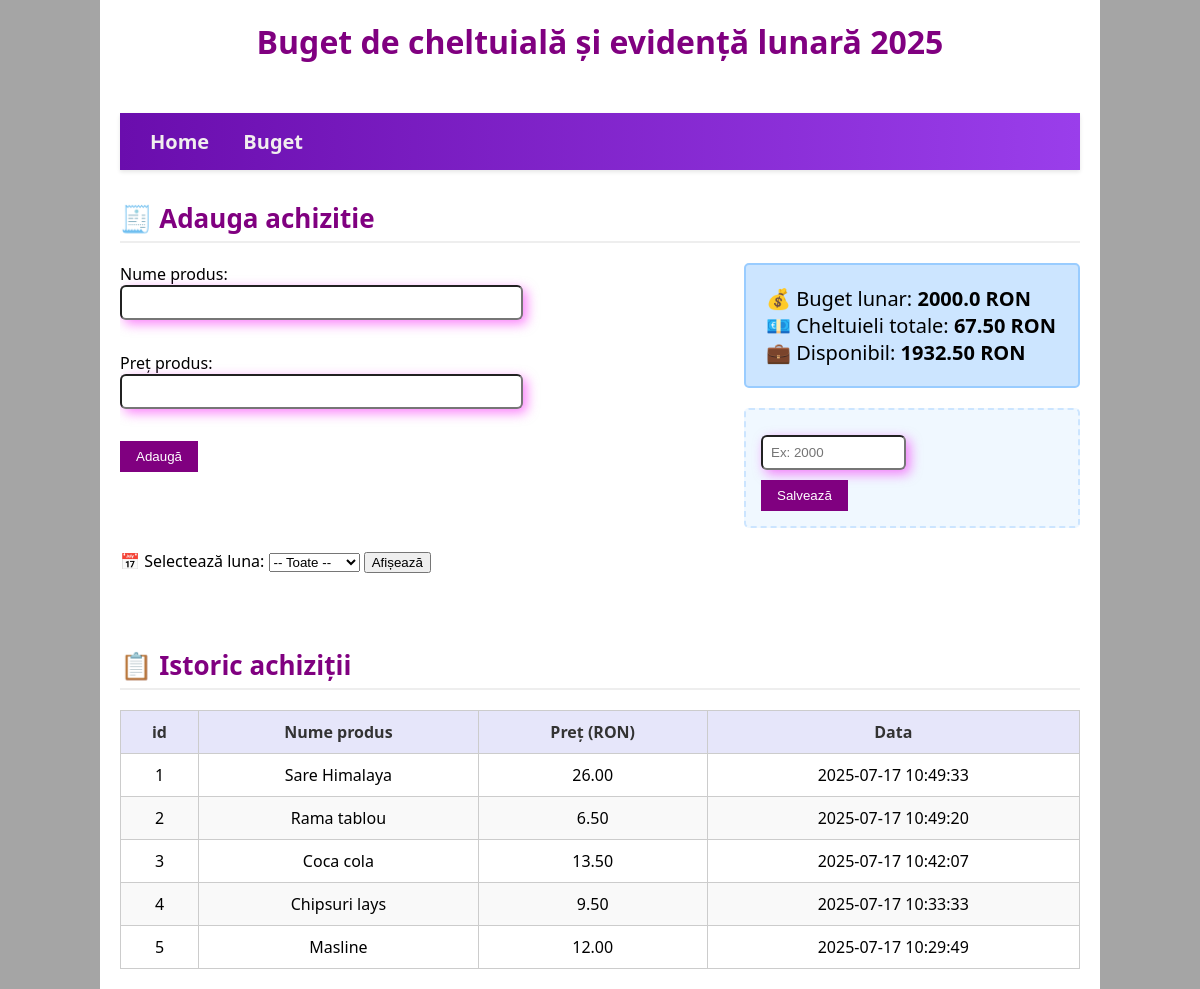
The app's page /buget with its own data.
### tables this page shows
CREATE TABLE buget (
            id INTEGER PRIMARY KEY CHECK (id = 1),
            valoare REAL NOT NULL
        );

CREATE TABLE achizitii (
            id INTEGER PRIMARY KEY AUTOINCREMENT,
            nume_produs TEXT NOT NULL,
            pret_produs REAL NOT NULL,
            date_created TEXT DEFAULT CURRENT_TIMESTAMP
        );

### app.py (the view)
@app.route('/buget')
def buget():
    buget_lunar = get_buget()
    luna = request.args.get('luna')  # dacă nu e selectată, e None
    LUNI = {
        "01": "Ianuarie", "02": "Februarie", "03": "Martie",
        "04": "Aprilie", "05": "Mai", "06": "Iunie",
        "07": "Iulie", "08": "August", "09": "Septembrie",
        "10": "Octombrie", "11": "Noiembrie", "12": "Decembrie"
    }
    nume_luna = LUNI.get(luna) if luna else None
    if luna:
        rows = get_achizitii_pe_luna(luna)
    else:
        rows = get_all_achizitii(limit=5)  # fallback la ultimele 5
    produse = [
        {
            "id": row[0],
            "nume": row[1],
            "pret": row[2],
            "data": row[3]
        }
        for row in rows
    ]
    total = sum(p["pret"] for p in produse)
    disponibil = buget_lunar - total
    return render_template(
    'buget.html',
    buget=buget_lunar,
    produse=produse,
    total=total,
    disponibil=disponibil,
    luna_selectata=luna,
    nume_luna=nume_luna  # <-- Asta e vital
)

### database.py (called while the page is built)
def get_buget():
    conn =sqlite3.connect(DB_NAME)
    cursor = conn.cursor()
    cursor.execute('SELECT valoare FROM buget WHERE id = 1')
    valoare = cursor.fetchone()[0]
    conn.close()
    return valoare

def get_all_achizitii(limit=5):
    conn = sqlite3.connect(DB_NAME)
    cursor = conn.cursor()
    cursor.execute("""
        SELECT id, nume_produs, pret_produs, date_created
        FROM achizitii
        ORDER BY date_created DESC
        LIMIT ?
    """, (limit,))
    rows = cursor.fetchall()
    conn.close()
    return rows

### templates/buget.html (shortened to what this page needs)
{% extends "base.html" %}
{% block content %}
<h2>🧾 Adauga achizitie</h2>
<div class="form-container">
    <form method="POST" action="{{ url_for('adauga') }}">
        <label for="nume">Nume produs:</label><br>
        <input type="text" id="nume" name="nume_produs"><br><br>
        <label for="pret">Preț produs:</label><br>
        <input type="number" id="pret" name="pret_produs" step="0.01"><br><br>
        <button type="submit">Adaugă</button>
    </form>
    <div class="buget-box">
        💰 Buget lunar: <strong>{{ buget }} RON</strong><br>
        💶 Cheltuieli totale: <strong>{{ "%.2f"|format(total) }}
            RON</strong><br>
        💼 Disponibil: <strong>{{ "%.2f"|format(disponibil) }} RON</strong><br>
    </div>
    <div class="set-buget-box">
        <form method="POST" action="{{ url_for('set_buget') }}">
            <input type="number" name="buget_nou" placeholder="Ex: 2000">
            <button type="submit">Salvează</button>
        </form>
    </div>
</div>
<br>
<form method="get" action="{{ url_for('buget') }}">
    <label for="luna">📅 Selectează luna:</label>
    <select name="luna" id="luna">
        <option value>-- Toate --</option>
    </select>
    <button type="submit">Afișează</button>
</form>
<br>
<br>
<h2>📋 Istoric achiziții</h2>
<table class="achizitii-table">
    <thead>
        <tr>
            <th>id</th>
            <th>Nume produs</th>
            <th>Preț (RON)</th>
            <th>Data</th>
        </tr>
    </thead>
    <tbody>
        {% for produs in produse %}
        <tr>
            <td>{{ loop.index }}</td>
            <td>{{ produs.nume }}</td>
            <td>{{ "%.2f"|format(produs.pret) }}</td>
            <td>{{ produs.data }}</td>
        </tr>
        {% endfor %}
    </tbody>
</table>
{% endblock %}

### templates/base.html (shortened to what this page needs)
<!DOCTYPE html>
<html lang="ro">
    <head>
        <link rel="stylesheet"
            href="{{ url_for('static', filename='style.css') }}">
    </head>
    <body>
        <div class="container">
            <div class="page-title">
                Buget de cheltuială și evidență lunară 2025
            </div>
            <div class="navbar">
                <a href="{{ url_for('home') }}">Home</a>
                <a href="{{ url_for('buget') }}">Buget</a>
            </div>
            {% block content %}
            {% endblock %}
        </div>
    </body>
</html>

### static/style.css (style rules this page uses)
body { margin: 0; font-family: Arial, sans-serif; background-color: #a5a5a5; font-family: "Segoe UI", sans-serif; }
.container { width: 1000px; min-height: 100vh; margin: 0 auto; background-color: white; padding: 20px; box-sizing: border-box; }
.page-title { text-align: center; font-size: 32px; font-weight: bold; margin-bottom: 20px; color: purple; }
.navbar { background: linear-gradient(to right, #6a0dad, #9a3eeb); padding: 15px; text-align: left; margin-bottom: 30px; margin-top: 50px; box-shadow: 0 2px 4px rgba(0, 0, 0, 0.1); }
.navbar a { text-decoration: none; color: rgb(241, 238, 238); font-weight: bold; margin: 0 15px; font-size: 20px; }
h2 { font-size: 26px; color: purple; margin-top: 30px; margin-bottom: 15px; border-bottom: 2px solid #eee; padding-bottom: 5px; }
.form-container { overflow: hidden; margin-top: 20px; }
.form-container form { width: 60%; float: left; }
.form-container input { width: 70%; padding: 8px; margin-bottom: 10px; box-sizing: border-box; border-radius: 6px; box-shadow: 4px 4px 12px rgba(248, 7, 248, 0.5); }
.form-container button { padding: 8px 16px; background-color: purple; color: white; border: none; cursor: pointer; }
.buget-box { width: 35%; float: right; background-color: #cce5ff; padding: 20px; text-align: left; font-size: 20px; border: 2px solid #99ccff; border-radius: 5px; box-sizing: border-box; }
.achizitii-table { width: 100%; border-collapse: collapse; margin-top: 20px; font-size: 16px; }
.achizitii-table th, .achizitii-table td { border: 1px solid #ccc; padding: 10px; text-align: center; }
.achizitii-table th { background-color: #e6e6fa; color: #333; }
.achizitii-table tr:nth-child(even) { background-color: #f9f9f9; }
.set-buget-box { margin-top: 20px; padding: 15px; border: 2px dashed #cce5ff; background-color: #f0f8ff; border-radius: 5px; width: 35%; float: right; box-sizing: border-box; }
.set-buget-box input { width: 80%; padding: 8px; margin-top: 10px; margin-bottom: 10px; box-sizing: border-box; }
.set-buget-box button { padding: 8px 16px; background-color: purple; color: white; border: none; cursor: pointer; }

### records on screen
buget: valoare "2000.0"
achizitii: nume "Sare Himalaya", pret "26.00", data "2025-07-17 10:49:33"
achizitii: nume "Rama tablou", pret "6.50", data "2025-07-17 10:49:20"
achizitii: nume "Coca cola", pret "13.50", data "2025-07-17 10:42:07"
achizitii: nume "Chipsuri lays", pret "9.50", data "2025-07-17 10:33:33"
achizitii: nume "Masline", pret "12.00", data "2025-07-17 10:29:49"

### other values on screen
{{ "%.2f"|format(total) }} "67.50"
{{ "%.2f"|format(disponibil) }} "1932.50"
